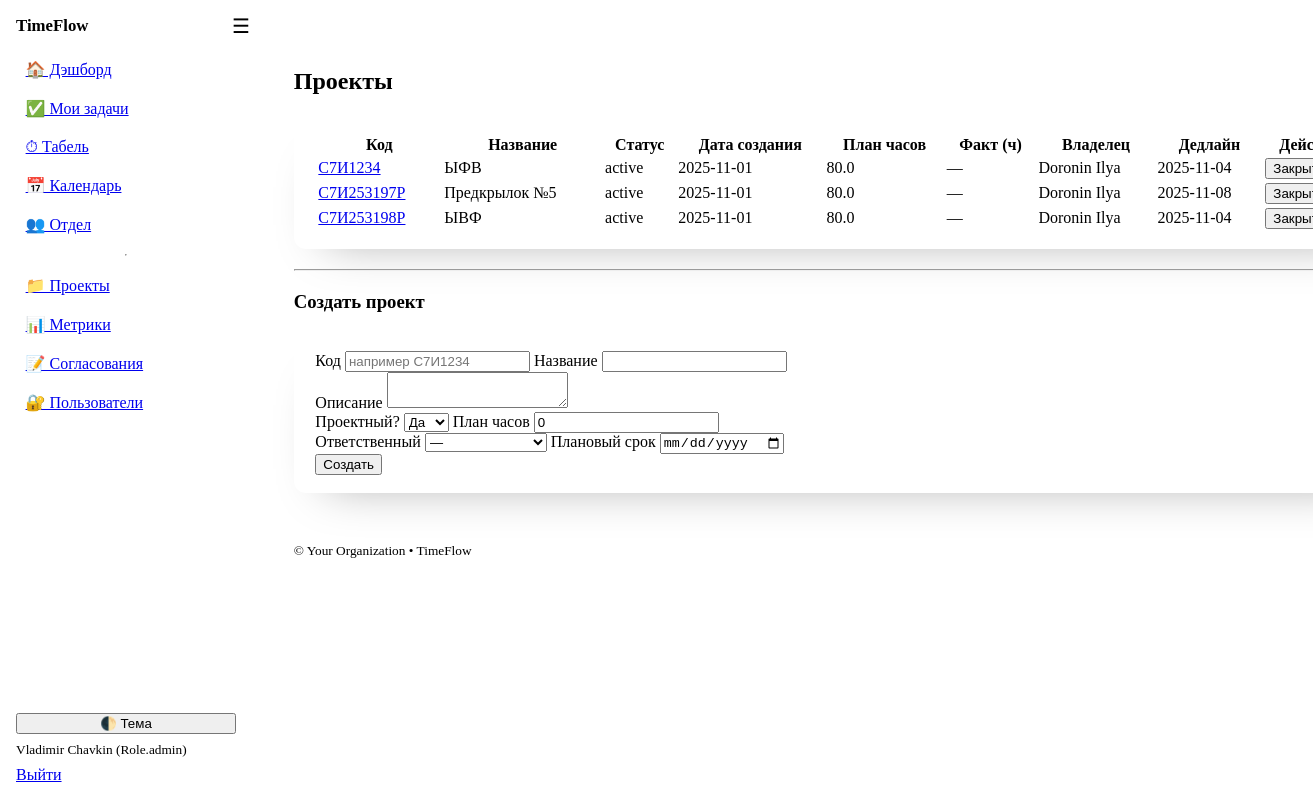
The app's page /projects (signed in), older data.
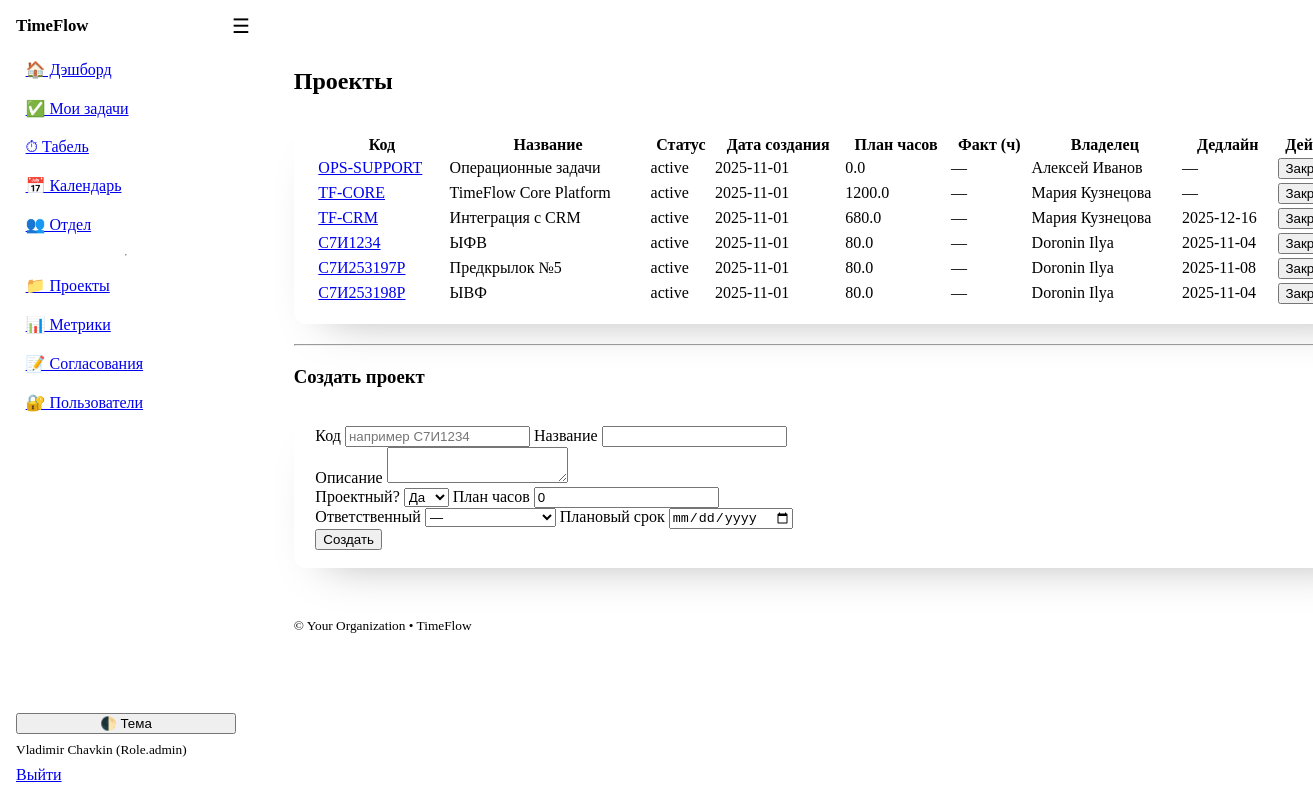
The same page, newer data.
### models.py (models this page shows)
class User(Base):
    __tablename__ = "users"
    id: Mapped[int] = mapped_column(Integer, primary_key=True, index=True)
    username: Mapped[str] = mapped_column(String(50), unique=True, index=True)
    full_name: Mapped[str] = mapped_column(String(120))
    email: Mapped[str] = mapped_column(String(200), unique=True)
    department: Mapped[str] = mapped_column(String(120), default="")
    role: Mapped[Role] = mapped_column(Enum(Role), default=Role.employee)
    is_active: Mapped[bool] = mapped_column(Boolean, default=True)
    hashed_password: Mapped[str] = mapped_column(String(255))
    created_at: Mapped[dt.datetime] = mapped_column(DateTime, default=dt.datetime.utcnow)
    tasks: Mapped[list["Task"]] = relationship(
        "Task",
        back_populates="assignee",
        foreign_keys="Task.assignee_id",
    )
    time_entries: Mapped[list["TimeEntry"]] = relationship(
        "TimeEntry",
        back_populates="user",
        foreign_keys="TimeEntry.user_id",
    )
    member_projects: Mapped[list["ProjectMember"]] = relationship(backref="user", cascade="all, delete-orphan")

class Project(Base):
    __tablename__ = "projects"
    id: Mapped[int] = mapped_column(Integer, primary_key=True)
    code: Mapped[str] = mapped_column(String(50), index=True)  # e.g., C7И**** or other code
    name: Mapped[str] = mapped_column(String(200))
    description: Mapped[str] = mapped_column(Text, default="")
    is_project: Mapped[bool] = mapped_column(Boolean, default=True)  # False = non-project bucket
    status: Mapped[str] = mapped_column(String(20), default="active")  # active/closed
    planned_hours: Mapped[float] = mapped_column(Float, default=0.0)
    owner_id: Mapped[int | None] = mapped_column(ForeignKey("users.id"))
    date_created: Mapped[dt.date] = mapped_column(Date, default=dt.date.today)
    planned_due_date: Mapped[dt.date | None] = mapped_column(Date, nullable=True)
    owner: Mapped["User"] = relationship()
    tasks: Mapped[list["Task"]] = relationship(back_populates="project")
    __table_args__ = (UniqueConstraint("code", name="uq_project_code"),)
    members: Mapped[list["ProjectMember"]] = relationship(
        backref="project", cascade="all, delete-orphan"
    )

### app.py (the view)
@app.get("/projects", response_class=HTMLResponse)
def projects_page(request: Request, db: Session = Depends(get_db), user: User = Depends(get_current_user)):
    projects = db.scalars(select(Project).order_by(Project.status.desc(), Project.code)).all()
    users = db.scalars(select(User).order_by(User.full_name)).all()
    return templates.TemplateResponse("projects.html", {"request": request, "user": user, "projects": projects, "users": users, "app_name": APP_NAME})

### templates/projects.html (shortened to what this page needs)
{% extends "base.html" %}
{% block content %}
  <h2>Проекты</h2>
  <table class="sticky-table">
    <thead><tr><th>Код</th><th>Название</th><th>Статус</th><th>Дата создания</th><th>План часов</th><th>Факт (ч)</th><th>Владелец</th><th>Дедлайн</th><th>Действия</th></tr></thead>
    <tbody>
      {% for p in projects %}
      <tr>
        <td><a href="/projects/{{ p.id }}">{{ p.code }}</a></td>
        <td>{{ p.name }}</td>
        <td>{{ p.status }}</td>
        <td>{{ p.date_created }}</td>
        <td>{{ '%.1f'|format(p.planned_hours or 0) }}</td>
        <td>—</td>
        <td>{{ p.owner.full_name if p.owner else "—" }}</td>
        <td>{{ p.planned_due_date or "—" }}</td>
        <td>
          {% if user.role in ['manager','admin'] and p.status!='closed' %}
          <form method="post" action="/projects/close">
            <button class="secondary" type="submit">Закрыть</button>
          </form>
          {% endif %}
        </td>
      </tr>
      {% endfor %}
    </tbody>
  </table>
  {% if user.role in ['manager','admin'] %}
  <hr>
  <h3>Создать проект</h3>
  <form method="post" action="/projects/new">
    <div class="grid">
      <label>Код <input type="text" name="code" placeholder="например C7И1234" required></label>
      <label>Название <input type="text" name="name" required></label>
    </div>
    <label>Описание <textarea name="description"></textarea></label>
    <div class="grid">
      <label>Проектный? <select name="is_project"><option value="1">Да</option><option value="0">Нет</option></select></label>
      <label>План часов <input type="number" step="0.5" name="planned_hours" value="0"></label>
    </div>
    <div class="grid">
      <label>Ответственный
        <select name="owner_id">
          <option value="">—</option>
        </select>
      </label>
      <label>Плановый срок <input type="date" name="planned_due_date"></label>
    </div>
    <button type="submit">Создать</button>
  </form>
  {% endif %}
{% endblock %}

### templates/base.html (shortened to what this page needs)
<!doctype html>
<html lang="ru" data-theme="light">
<head>
  <link rel="stylesheet" href="https://cdn.jsdelivr.net/npm/@picocss/pico@1/css/pico.min.css">
  <link rel="stylesheet" href="/static/theme.css">
</head>
<body class="layout">
  <aside class="sidebar">
    <div class="brand">
      <strong>{{ app_name }}</strong>
    </div>
    <nav class="menu">
      <a href="/dashboard">🏠 Дэшборд</a>
      <a href="/tasks?mine=1">✅ Мои задачи</a>
      <a href="/timesheet">⏱ Табель</a>
      <a href="/leaves">📅 Календарь</a>
      <a href="/team">👥 Отдел</a>
      {% if user and (user.role in ['manager','admin']) %}
        <hr>
        <a href="/projects">📁 Проекты</a>
        <a href="/metrics">📊 Метрики</a>
        <a href="/admin/approvals">📝 Согласования</a>
        {% if user.role == "admin" %}<a href="/admin/users">🔐 Пользователи</a>{% endif %}
      {% endif %}
    </nav>
    <div class="sidebar-bottom">
      <button class="contrast full" onclick="toggleTheme()">🌓 Тема</button>
      {% if user %}
        <small class="muted">{{ user.full_name }} ({{ user.role }})</small>
        <a href="/auth/logout" class="secondary full">Выйти</a>
      {% endif %}
    </div>
  </aside>
  <header class="topbar">
    <label for="nav-toggle" class="burger" aria-label="Открыть меню">☰</label>
  </header>
  <main class="content{% block content_class %}{% endblock %}">
    {% block content %}{% endblock %}
  </main>
  <footer class="container footer-note">
    <small>&copy; {{ org_name if org_name is defined else '' }} • {{ app_name }}</small>
  </footer>
</body>
</html>

### static/theme.css (style rules this page uses)
:root { --sidebar-w: 220px; --topbar-h: 52px; --pico-border-radius: 12px; --content-max-width: 1200px; --content-gutter: clamp(1rem, 2.2vw + 0.5rem, 3rem); --chart-h: clamp(260px, 38vh, 520px); --tf-critical: hsl(0 75% 45%); --tf-badge-green-bg: hsl(148 58% 88%); --tf-badge-green-fg: hsl(148 45% 24%); --tf-badge-amber-bg: hsl(40 95% 90%); --tf-badge-amber-fg: hsl(28 65% 28%); --tf-badge-red-bg: hsl(3 80% 92%); --tf-badge-red-fg: hsl(3 70% 35%); --tf-badge-blue-bg: hsl(224 90% 92%); --tf-badge-blue-fg: hsl(224 70% 30%); --tf-badge-gray-bg: hsl(210 16% 90%); --tf-badge-gray-fg: hsl(210 12% 30%); }
.layout { display: contents; }
.sidebar { position: fixed; inset: 0 auto 0 0; width: var(--sidebar-w); background: var(--pico-card-background-color); border-right: 1px solid var(--pico-muted-border-color); padding: 1rem; display: flex; flex-direction: column; gap: 1rem; transform: translateX(-100%); transition: transform .2s ease; z-index: 1000; }
.brand { font-size: 1.05rem; white-space: nowrap; overflow: hidden; text-overflow: ellipsis; }
.menu { display: flex; flex-direction: column; gap: .25rem; }
.menu a { padding: .5rem .6rem; border-radius: 8px; }
.sidebar-bottom { margin-top: auto; display: grid; gap: .5rem; }
.full { width: 100%; }
.muted { color: var(--pico-muted-color); }
.topbar { position: fixed; top: 0; left: 0; right: 0; height: var(--topbar-h); display: flex; align-items: center; gap: .5rem; padding: 0 .75rem; background: var(--pico-background-color); border-bottom: 1px solid var(--pico-muted-border-color); z-index: 1100; }
.burger { font-size: 1.25rem; cursor: pointer; user-select: none; }
.content { padding: calc(var(--topbar-h) + 1rem) var(--content-gutter) 3rem; margin: 0 auto; width: min(100%, var(--content-max-width)); display: flex; flex-direction: column; gap: 1.25rem; }
.content > * { margin: 0; }
.footer-note { margin: 0 auto 2.5rem; width: min(100%, var(--content-max-width)); padding: 0 var(--content-gutter); }
.surface, .content > article, .content > table, .content > form, .content > details { background: var(--pico-card-background-color); border: 1px solid var(--pico-muted-border-color); border-radius: var(--pico-border-radius); padding: 1.1rem 1.35rem; box-shadow: 0 24px 48px -32px rgba(0, 0, 0, 0.35); }
.sticky-table thead th { position: sticky; top: var(--topbar-h); background: var(--pico-card-background-color); z-index: 5; }
@media (min-width: 992px) { .sidebar { transform: translateX(0); } }
@media (min-width: 992px) { .topbar { left: var(--sidebar-w); } }
@media (min-width: 992px) { .content, .footer-note { margin-left: calc(var(--sidebar-w) + var(--content-gutter)); width: min(calc(100% - var(--sidebar-w)), var(--content-max-width)); } }

Row changes from the older to the newer data that the page shows:
added Project: code "OPS-SUPPORT", name "Операционные задачи", status "active", date_created "2025-11-01", planned_hours "0.0", owner "Алексей Иванов", planned_due_date "—"
added Project: code "TF-CORE", name "TimeFlow Core Platform", status "active", date_created "2025-11-01", planned_hours "1200.0", owner "Мария Кузнецова", planned_due_date "—"
added Project: code "TF-CRM", name "Интеграция с CRM", status "active", date_created "2025-11-01", planned_hours "680.0", owner "Мария Кузнецова", planned_due_date "2025-12-16"
